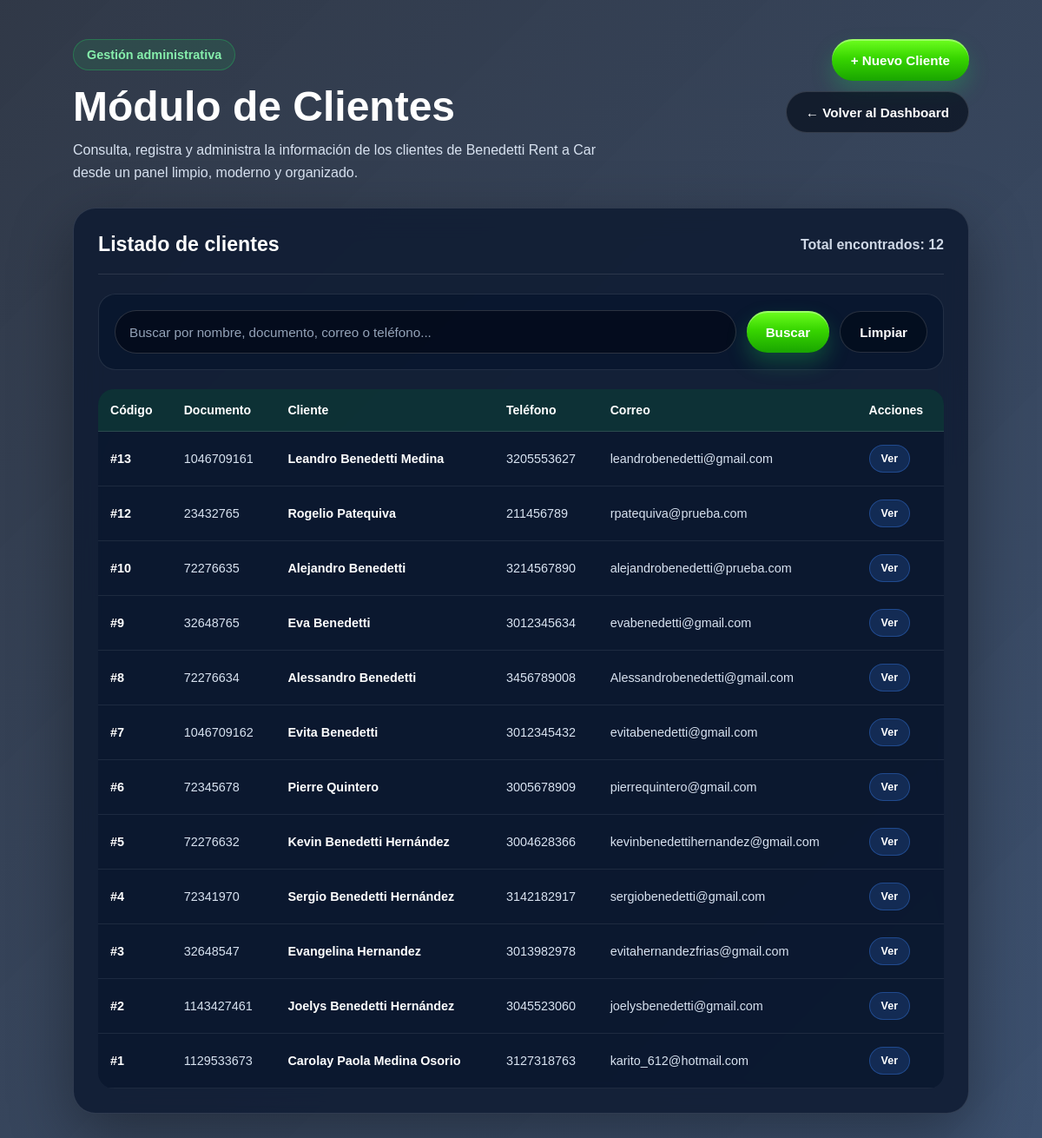
The app's page /clientes/index.php with its own data.
### tables this page shows
CREATE TABLE `clientes` (
  `id_cliente` int(11) NOT NULL,
  `tipo_documento` varchar(20) NOT NULL,
  `numero_documento` varchar(50) NOT NULL,
  `nombre` varchar(100) NOT NULL,
  `apellido` varchar(100) NOT NULL,
  `telefono` varchar(20) NOT NULL,
  `correo` varchar(100) DEFAULT NULL,
  `direccion` varchar(150) DEFAULT NULL,
  `licencia_conduccion` varchar(50) NOT NULL,
  `fecha_registro` timestamp NOT NULL DEFAULT current_timestamp(),
  `codigo_cliente` varchar(50) DEFAULT NULL,
  `total_alquileres_confirmados` int(11) NOT NULL DEFAULT 0,
  `nombres` varchar(100) DEFAULT NULL,
  `apellidos` varchar(100) DEFAULT NULL,
  `estado_cliente` enum('prospecto','activo') DEFAULT 'prospecto'
);

### clientes/index.php (the view, shortened to what this page needs)
<?php
include("../config/conexion.php");
$busqueda = "";
if ($busqueda !== "") {
    $sql = "SELECT * FROM clientes
            WHERE nombre LIKE ?
            OR apellido LIKE ?
            OR numero_documento LIKE ?
            OR correo LIKE ?
            OR telefono LIKE ?
            ORDER BY id_cliente DESC";
    $stmt = $conn->prepare($sql);
    $parametro = "%" . $busqueda . "%";
    $stmt->bind_param("sssss", $parametro, $parametro, $parametro, $parametro, $parametro);
    $stmt->execute();
    $resultado = $stmt->get_result();
} else {
    $sql = "SELECT * FROM clientes ORDER BY id_cliente DESC";
    $resultado = $conn->query($sql);
}
?>
<!DOCTYPE html>
<html lang="es">
<head>
</head>
<body>
    <div class="clientes-container">
        <div class="clientes-header">
            <div>
                <span class="clientes-badge">Gestión administrativa</span>
                <h1>Módulo de Clientes</h1>
                <p>
                    Consulta, registra y administra la información de los clientes de Benedetti Rent a Car
                    desde un panel limpio, moderno y organizado.
                </p>
            </div>
            <div class="clientes-actions">
                <a href="crear.php" class="admin-btn admin-btn-primary">+ Nuevo Cliente</a>
                <a href="../admin/dashboard.php" class="admin-btn admin-btn-dark">← Volver al Dashboard</a>
            </div>
        </div>
        <div class="clientes-card">
            <div class="clientes-card-header">
                <div>
                    <h2>Listado de clientes</h2>
                </div>
                <p>
                    Total encontrados:
                    <?php echo $resultado ? $resultado->num_rows : 0; ?>
                </p>
            </div>
            <div class="search-box">
                <form method="GET" action="index.php" class="search-form">
                    <input
                        type="text"
                        name="buscar"
                        placeholder="Buscar por nombre, documento, correo o teléfono..."
                        value="<?php echo htmlspecialchars($busqueda); ?>"
                    >
                    <button type="submit" class="admin-btn admin-btn-primary">
                        Buscar
                    </button>
                    <a href="index.php" class="admin-btn admin-btn-dark">
                        Limpiar
                    </a>
                </form>
            </div>
            <?php if ($resultado && $resultado->num_rows > 0) { ?>
                <div class="table-wrap">
                    <table>
                        <thead>
                            <tr>
                                <th>Código</th>
                                <th>Documento</th>
                                <th>Cliente</th>
                                <th>Teléfono</th>
                                <th>Correo</th>
                                <th>Acciones</th>
                            </tr>
                        </thead>
                        <tbody>
                            <?php while ($cliente = $resultado->fetch_assoc()) { ?>
                                <tr>
                                    <td>
                                        <strong>#<?php echo htmlspecialchars($cliente['id_cliente']); ?></strong>
                                    </td>
                                    <td>
                                        <?php echo htmlspecialchars($cliente['numero_documento']); ?>
                                    </td>
                                    <td>
                                        <a class="cliente-link" href="ver.php?id=<?php echo $cliente['id_cliente']; ?>">
                                            <?php echo htmlspecialchars($cliente['nombre'] . ' ' . $cliente['apellido']); ?>
                                        </a>
                                    </td>
                                    <td>
                                        <?php echo htmlspecialchars($cliente['telefono']); ?>
                                    </td>
                                    <td>
                                        <?php echo htmlspecialchars($cliente['correo']); ?>
                                    </td>
                                    <td>
                                        <div class="acciones">
                                            <a class="accion-ver" href="ver.php?id=<?php echo $cliente['id_cliente']; ?>">
                                                Ver
                                            </a>
                                        </div>
                                    </td>
                                </tr>
                            <?php } ?>
                        </tbody>
                    </table>
                </div>
            <?php } ?>
        </div>
    </div>
</body>
</html>

### clientes/index.php (style rules this page uses)
* { margin: 0; padding: 0; box-sizing: border-box; }
body { font-family: Arial, sans-serif; min-height: 100vh; background: linear-gradient(135deg, rgba(3, 13, 31, 0.82), rgba(6, 32, 71, 0.78)), url("/benedetti-rent-a-car/assets/img/fondo_vehiculos.png") center center / cover no-repeat fixed; color: #ffffff; padding: 45px 7%; }
.clientes-container { max-width: 1250px; margin: 0 auto; }
.clientes-header { display: flex; justify-content: space-between; align-items: flex-start; gap: 24px; margin-bottom: 28px; }
.clientes-badge { display: inline-flex; padding: 9px 15px; border-radius: 999px; background: rgba(34, 197, 94, 0.12); border: 1px solid rgba(34, 197, 94, 0.35); color: #86efac; font-size: 0.9rem; font-weight: 700; margin-bottom: 14px; }
h1 { font-size: clamp(2rem, 4vw, 3rem); color: #ffffff; margin-bottom: 10px; }
.clientes-header p { color: #d8e2f0; max-width: 650px; line-height: 1.6; }
.clientes-actions { display: flex; gap: 12px; flex-wrap: wrap; justify-content: flex-end; }
.admin-btn { display: inline-flex; align-items: center; justify-content: center; min-height: 48px; padding: 12px 22px; border-radius: 999px; border: none; font-size: 0.95rem; font-weight: 800; cursor: pointer; transition: all 0.25s ease; text-decoration: none; white-space: nowrap; }
.admin-btn-primary { color: #ffffff; background: linear-gradient(180deg, #6eff1f 0%, #38d600 45%, #19a500 100%); box-shadow: inset 0 2px 0 rgba(255, 255, 255, 0.32), 0 12px 24px rgba(34, 197, 94, 0.28); }
.admin-btn-dark { color: #ffffff; background: rgba(3, 10, 24, 0.65); border: 1px solid rgba(255, 255, 255, 0.14); }
.clientes-card { background: rgba(15, 28, 51, 0.88); border: 1px solid rgba(255, 255, 255, 0.12); border-radius: 26px; padding: 28px; box-shadow: 0 24px 70px rgba(0, 0, 0, 0.35); backdrop-filter: blur(16px); }
.clientes-card-header { display: flex; justify-content: space-between; gap: 20px; align-items: center; padding-bottom: 20px; margin-bottom: 22px; border-bottom: 1px solid rgba(255, 255, 255, 0.10); }
.clientes-card-header h2 { color: #ffffff; font-size: 1.45rem; }
.clientes-card-header p { color: #cfd8e6; font-weight: 700; }
.search-box { margin-bottom: 22px; padding: 18px; border-radius: 20px; background: rgba(8, 21, 45, 0.72); border: 1px solid rgba(255, 255, 255, 0.10); }
.search-form { display: grid; grid-template-columns: 1fr auto auto; gap: 12px; align-items: center; }
.search-form input { width: 100%; min-height: 50px; padding: 13px 16px; border-radius: 999px; border: 1px solid rgba(255, 255, 255, 0.16); background: rgba(3, 10, 24, 0.75); color: #ffffff; font-size: 0.95rem; outline: none; }
.search-form input::placeholder { color: #94a3b8; }
.table-wrap { width: 100%; max-height: 65vh; overflow-y: auto; overflow-x: auto; border-radius: 18px; }
table { width: 100%; min-width: 950px; border-collapse: collapse; overflow: hidden; background: rgba(8, 21, 45, 0.72); }
thead { background: rgba(34, 197, 94, 0.14); }
th { padding: 16px 14px; color: #ffffff; font-size: 0.88rem; text-align: left; white-space: nowrap; border-bottom: 1px solid rgba(255, 255, 255, 0.12); }
td { padding: 15px 14px; color: #d8e2f0; font-size: 0.9rem; vertical-align: middle; border-bottom: 1px solid rgba(255, 255, 255, 0.08); }
td strong { color: #ffffff; }
.cliente-link { color: #ffffff; font-weight: 800; text-decoration: none; transition: color 0.25s ease; }
.acciones { display: flex; gap: 8px; flex-wrap: wrap; }
.accion-ver { display: inline-flex; align-items: center; justify-content: center; padding: 8px 13px; border-radius: 999px; font-size: 0.78rem; font-weight: 800; color: #ffffff; text-decoration: none; background: rgba(59, 130, 246, 0.18); border: 1px solid rgba(59, 130, 246, 0.36); transition: all 0.25s ease; }

### records on screen
clientes: id_cliente "13", numero_documento "1046709161", nombre+apellido "Leandro Benedetti Medina", telefono "3205553627", correo "leandrobenedetti@gmail.com"
clientes: id_cliente "12", numero_documento "23432765", nombre+apellido "Rogelio Patequiva", telefono "211456789", correo "rpatequiva@prueba.com"
clientes: id_cliente "10", numero_documento "72276635", nombre+apellido "Alejandro Benedetti", telefono "3214567890", correo "alejandrobenedetti@prueba.com"
clientes: id_cliente "9", numero_documento "32648765", nombre+apellido "Eva Benedetti", telefono "3012345634", correo "evabenedetti@gmail.com"
clientes: id_cliente "8", numero_documento "72276634", nombre+apellido "Alessandro Benedetti", telefono "3456789008", correo "Alessandrobenedetti@gmail.com"
clientes: id_cliente "7", numero_documento "1046709162", nombre+apellido "Evita Benedetti", telefono "3012345432", correo "evitabenedetti@gmail.com"
clientes: id_cliente "6", numero_documento "72345678", nombre+apellido "Pierre Quintero", telefono "3005678909", correo "pierrequintero@gmail.com"
clientes: id_cliente "5", numero_documento "72276632", nombre+apellido "Kevin Benedetti Hernández", telefono "3004628366", correo "kevinbenedettihernandez@gmail.com"
clientes: id_cliente "4", numero_documento "72341970", nombre+apellido "Sergio Benedetti Hernández", telefono "3142182917", correo "sergiobenedetti@gmail.com"
clientes: id_cliente "3", numero_documento "32648547", nombre+apellido "Evangelina Hernandez", telefono "3013982978", correo "evitahernandezfrias@gmail.com"
clientes: id_cliente "2", numero_documento "1143427461", nombre+apellido "Joelys Benedetti Hernández", telefono "3045523060", correo "joelysbenedetti@gmail.com"
clientes: id_cliente "1", numero_documento "1129533673", nombre+apellido "Carolay Paola Medina Osorio", telefono "3127318763", correo "karito_612@hotmail.com"

### other values on screen
$resultado->num_rows "12"
